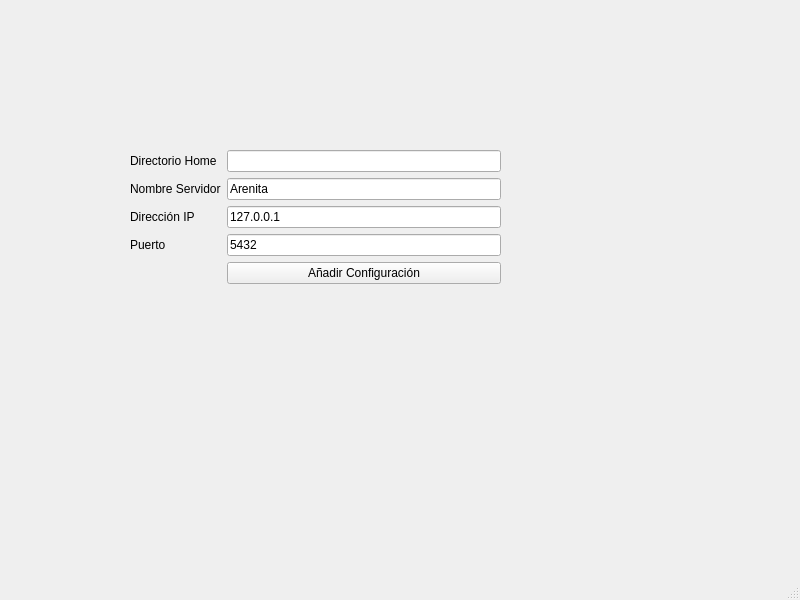
<?xml version="1.0" encoding="UTF-8"?>
<ui version="4.0">
 <class>ServidorConfigura</class>
 <widget class="QMainWindow" name="ServidorConfigura">
  <property name="geometry">
   <rect>
    <x>0</x>
    <y>0</y>
    <width>800</width>
    <height>600</height>
   </rect>
  </property>
  <property name="windowTitle">
   <string>Configración del Servidor</string>
  </property>
  <widget class="QWidget" name="centralwidget">
   <widget class="QWidget" name="formLayoutWidget">
    <property name="geometry">
     <rect>
      <x>130</x>
      <y>150</y>
      <width>371</width>
      <height>171</height>
     </rect>
    </property>
    <layout class="QFormLayout" name="formLayout">
     <item row="0" column="0">
      <widget class="QLabel" name="lblHome">
       <property name="text">
        <string>Directorio Home</string>
       </property>
      </widget>
     </item>
     <item row="0" column="1">
      <widget class="QLineEdit" name="txtHome"/>
     </item>
     <item row="1" column="1">
      <widget class="QLineEdit" name="txtNombreServidor">
       <property name="text">
        <string>Arenita</string>
       </property>
      </widget>
     </item>
     <item row="2" column="1">
      <widget class="QLineEdit" name="txtDireccionIP">
       <property name="text">
        <string>127.0.0.1</string>
       </property>
      </widget>
     </item>
     <item row="1" column="0">
      <widget class="QLabel" name="lblNombreServidor">
       <property name="text">
        <string>Nombre Servidor</string>
       </property>
      </widget>
     </item>
     <item row="2" column="0">
      <widget class="QLabel" name="lblDireccionIP">
       <property name="text">
        <string>Dirección IP</string>
       </property>
      </widget>
     </item>
     <item row="4" column="1">
      <widget class="QPushButton" name="pushCrearArchivoConfig">
       <property name="accessibleName">
        <string/>
       </property>
       <property name="text">
        <string>Añadir Configuración</string>
       </property>
      </widget>
     </item>
     <item row="3" column="1">
      <widget class="QLineEdit" name="txtPuerto">
       <property name="text">
        <string>5432</string>
       </property>
      </widget>
     </item>
     <item row="3" column="0">
      <widget class="QLabel" name="lblPuerto">
       <property name="text">
        <string>Puerto</string>
       </property>
      </widget>
     </item>
    </layout>
   </widget>
  </widget>
  <widget class="QMenuBar" name="menubar">
   <property name="geometry">
    <rect>
     <x>0</x>
     <y>0</y>
     <width>800</width>
     <height>23</height>
    </rect>
   </property>
  </widget>
  <widget class="QStatusBar" name="statusbar"/>
 </widget>
 <resources/>
 <connections/>
</ui>
